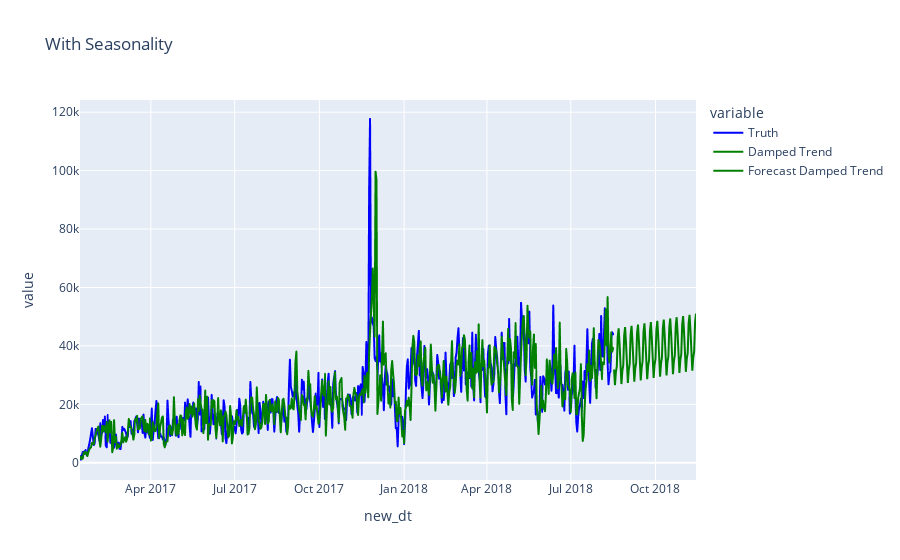

The code cell stored with this chart in its notebook:
### Code cell
import plotly.graph_objects as go


fig = px.line(smoothData, y = ['Truth',  'Damped Trend'], 
        x = smoothData.index,
        color_discrete_map={"Truth": 'blue',
                           
                            'Damped Trend': 'green'
                           },
              title='With Seasonality'
       )

fig.update_xaxes(range=[smoothData.index[-580], forecast_dt.index[-1]])
#fig.update_yaxes(range=[142000, 157000])


# Incorporating the Forecasts

fig.add_trace(go.Scatter(x=forecast_dt.index, y = forecast_dt.values, name='Forecast Damped Trend', line={'color':'green'}))

fig.show()

### Figure 1 — Plotly figure (JSON) as saved in the notebook; plotly's stock layout.template omitted (floating-point values rounded to 4 significant figures; data arrays with more than 128 entries replaced by an {"elided": "..."} marker saying what was removed)
{"data": [{"hovertemplate": "variable=Truth<br>new_dt=%{x}<br>value=%{y}<extra></extra>", "legendgroup": "Truth", "line": {"color": "blue", "dash": "solid"}, "marker": {"symbol": "circle"}, "mode": "lines", "name": "Truth", "showlegend": true, "type": "scattergl", "x": {"elided": "586 str values"}, "xaxis": "x", "y": {"elided": "586 float values"}, "yaxis": "y"}, {"hovertemplate": "variable=Damped Trend<br>new_dt=%{x}<br>value=%{y}<extra></extra>", "legendgroup": "Damped Trend", "line": {"color": "green", "dash": "solid"}, "marker": {"symbol": "circle"}, "mode": "lines", "name": "Damped Trend", "showlegend": true, "type": "scattergl", "x": {"elided": "586 str values"}, "xaxis": "x", "y": {"elided": "586 float values"}, "yaxis": "y"}, {"line": {"color": "green"}, "name": "Forecast Damped Trend", "type": "scatter", "x": ["2018-08-17T00:00:00", "2018-08-18T00:00:00", "2018-08-19T00:00:00", "2018-08-20T00:00:00", "2018-08-21T00:00:00", "2018-08-22T00:00:00", "2018-08-23T00:00:00", "2018-08-24T00:00:00", "2018-08-25T00:00:00", "2018-08-26T00:00:00", "2018-08-27T00:00:00", "2018-08-28T00:00:00", "2018-08-29T00:00:00", "2018-08-30T00:00:00", "2018-08-31T00:00:00", "2018-09-01T00:00:00", "2018-09-02T00:00:00", "2018-09-03T00:00:00", "2018-09-04T00:00:00", "2018-09-05T00:00:00", "2018-09-06T00:00:00", "2018-09-07T00:00:00", "2018-09-08T00:00:00", "2018-09-09T00:00:00", "2018-09-10T00:00:00", "2018-09-11T00:00:00", "2018-09-12T00:00:00", "2018-09-13T00:00:00", "2018-09-14T00:00:00", "2018-09-15T00:00:00", "2018-09-16T00:00:00", "2018-09-17T00:00:00", "2018-09-18T00:00:00", "2018-09-19T00:00:00", "2018-09-20T00:00:00", "2018-09-21T00:00:00", "2018-09-22T00:00:00", "2018-09-23T00:00:00", "2018-09-24T00:00:00", "2018-09-25T00:00:00", "2018-09-26T00:00:00", "2018-09-27T00:00:00", "2018-09-28T00:00:00", "2018-09-29T00:00:00", "2018-09-30T00:00:00", "2018-10-01T00:00:00", "2018-10-02T00:00:00", "2018-10-03T00:00:00", "2018-10-04T00:00:00", "2018-10-05T00:00:00", "2018-10-06T00:00:00", "2018-10-07T00:00:00", "2018-10-08T00:00:00", "2018-10-09T00:00:00", "2018-10-10T00:00:00", "2018-10-11T00:00:00", "2018-10-12T00:00:00", "2018-10-13T00:00:00", "2018-10-14T00:00:00", "2018-10-15T00:00:00", "2018-10-16T00:00:00", "2018-10-17T00:00:00", "2018-10-18T00:00:00", "2018-10-19T00:00:00", "2018-10-20T00:00:00", "2018-10-21T00:00:00", "2018-10-22T00:00:00", "2018-10-23T00:00:00", "2018-10-24T00:00:00", "2018-10-25T00:00:00", "2018-10-26T00:00:00", "2018-10-27T00:00:00", "2018-10-28T00:00:00", "2018-10-29T00:00:00", "2018-10-30T00:00:00", "2018-10-31T00:00:00", "2018-11-01T00:00:00", "2018-11-02T00:00:00", "2018-11-03T00:00:00", "2018-11-04T00:00:00", "2018-11-05T00:00:00", "2018-11-06T00:00:00", "2018-11-07T00:00:00", "2018-11-08T00:00:00", "2018-11-09T00:00:00", "2018-11-10T00:00:00", "2018-11-11T00:00:00", "2018-11-12T00:00:00", "2018-11-13T00:00:00", "2018-11-14T00:00:00"], "y": [31940.0, 26520.0, 31000.0, 33010.0, 43110.0, 46040.0, 40620.0, 32360.0, 26940.0, 31420.0, 33430.0, 43530.0, 46460.0, 41040.0, 32780.0, 27360.0, 31830.0, 33850.0, 43950.0, 46880.0, 41460.0, 33200.0, 27770.0, 32250.0, 34270.0, 44370.0, 47300.0, 41880.0, 33620.0, 28190.0, 32670.0, 34690.0, 44780.0, 47720.0, 42300.0, 34040.0, 28610.0, 33090.0, 35110.0, 45200.0, 48140.0, 42720.0, 34460.0, 29030.0, 33510.0, 35530.0, 45620.0, 48560.0, 43140.0, 34880.0, 29450.0, 33930.0, 35950.0, 46040.0, 48980.0, 43550.0, 35300.0, 29870.0, 34350.0, 36360.0, 46460.0, 49400.0, 43970.0, 35720.0, 30290.0, 34770.0, 36780.0, 46880.0, 49820.0, 44390.0, 36140.0, 30710.0, 35190.0, 37200.0, 47300.0, 50240.0, 44810.0, 36550.0, 31130.0, 35610.0, 37620.0, 47720.0, 50650.0, 45230.0, 36970.0, 31550.0, 36030.0, 38040.0, 48140.0, 51070.0]}], "layout": {"autosize": true, "legend": {"title": {"text": "variable"}, "tracegroupgap": 0}, "title": {"text": "With Seasonality"}, "xaxis": {"anchor": "y", "domain": [0, 1], "range": ["2017-01-14T00:00:00", "2018-11-14T00:00:00"], "title": {"text": "new_dt"}, "type": "date"}, "yaxis": {"anchor": "x", "autorange": true, "domain": [0, 1], "range": [-5908.0, 124200.0], "title": {"text": "value"}, "type": "linear"}}}
